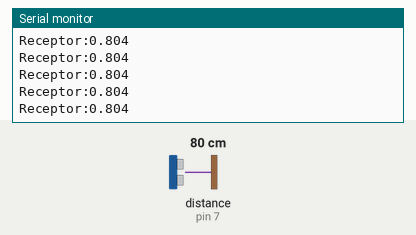
Bench run of a sketch on a simulated Arduino Uno, built with avr-gcc and run on an emulated ATmega328P. On the bench: the last lines printed to the serial monitor. Wiring (inferred from the names in the program): ultrasonic range finder: trigger pin 5; echo pin 7. The inputs (shaded band) are chosen by the test bench; at power-on: distance to the obstacle (sensor on pin 7) 80 cm. The echo pulse lasts 58.3 µs per cm.

Above: at 1.2 s.
1.3 s: distance to the obstacle (sensor on pin 7) set to 2 cm
At 1.38 s:
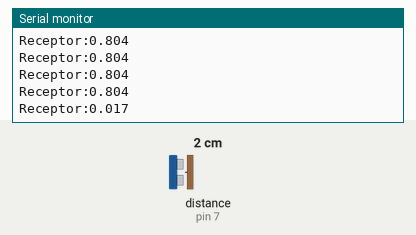
2.8 s: distance to the obstacle (sensor on pin 7) set to 4 cm
At 2.8 s:
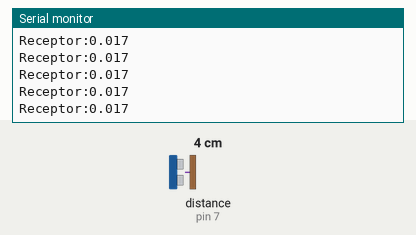
4.3 s: distance to the obstacle (sensor on pin 7) set to 299 cm
At 4.33 s:
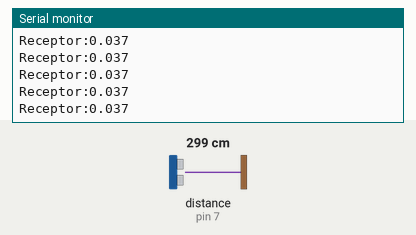
Timing chart, 0 to 7.3 s (numbered marks = the images above; inputs shaded):
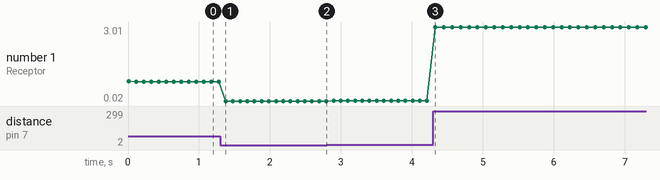

The sketch:

sketch_apr3a.ino
```cpp
int trigPin = 5;
int echoPin = 7;
//int echoPin2 = 6;
//int buzzPin = 5;
int Time;
//int Time2;
//int Esperar = 1000;
float velocidad = 346.1376667;
float distancia;
float distancia2;

void setup() {
  Serial.begin(9600);
  pinMode(trigPin,OUTPUT);
  pinMode(echoPin,INPUT);
  //pinMode(echoPin2,INPUT);
}

void loop() {
  //digitalWrite(trigPin,LOW);
  //delayMicroseconds(2);
  digitalWrite(trigPin,HIGH);
  delayMicroseconds(10);
  digitalWrite(trigPin,LOW);
  Time = pulseIn(echoPin,HIGH);
  //Time2 = pulseIn(echoPin2,HIGH);
  distancia = velocidad*(Time/2e6);
  //distancia2 = velocidad*(Time2/2e6);
  Serial.println("");
  Serial.print("Receptor:");
  Serial.println(distancia, 3);
  delay(100);
}
```

Measured:
- after the input at 1.3 s, the serial monitor: prints a new line after 0.08 s (image 1)
- plotted number 1: 0.8 → 0.02 after the input at 1.3 s, 0.02 → 0.04 after the input at 2.8 s, 0.04 → 3.01 after the input at 4.3 s
